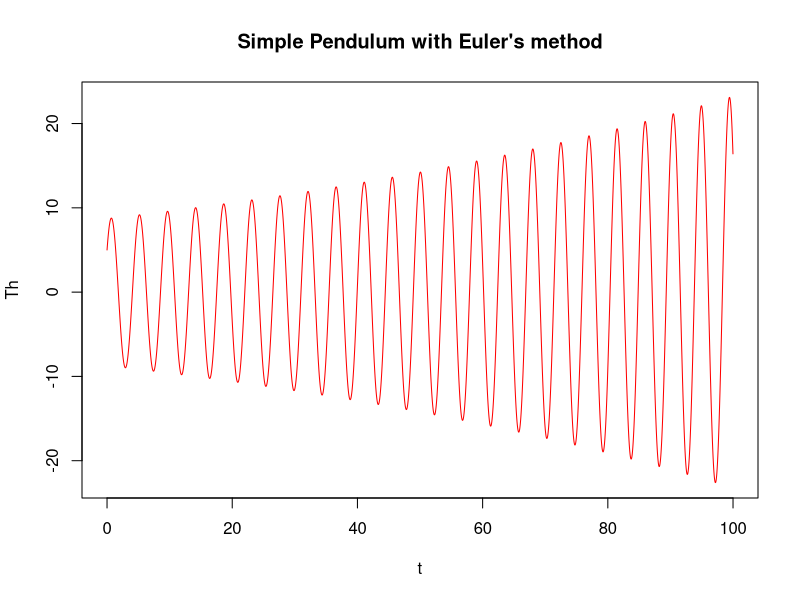

Source code (R):
simple_Pendulum_Euler <- function(theta, omega, length, dt) {
  Th <- c(theta) ## initial angle
  Om <- c(omega) ## initial angular frequency
  g <- 9.8
  t <- c(0) ## initial time
  T <- 2*pi*sqrt(length/g)
  
  for (i in 2:10000) {
    t <- c(t, t[i - 1] + dt)
    Om <- c(Om, Om[i - 1] - g*Th[i - 1]*dt/length)
    Th <- c(Th, Th[i - 1] + Om[i - 1]*dt)
  }
  plot(t, Th, type="l", col="red", main="Simple Pendulum with Euler's method")
}

simple_Pendulum_Euler(5, 10, 5, 0.01)